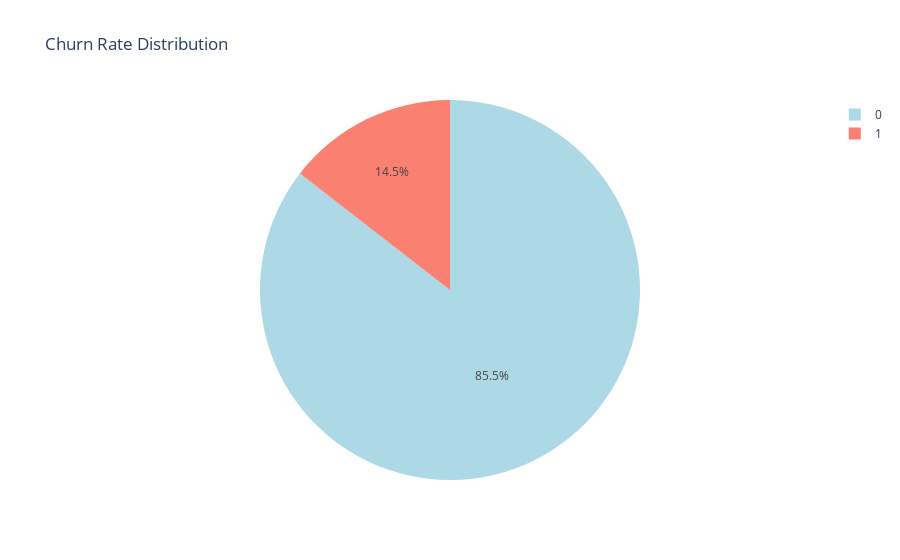
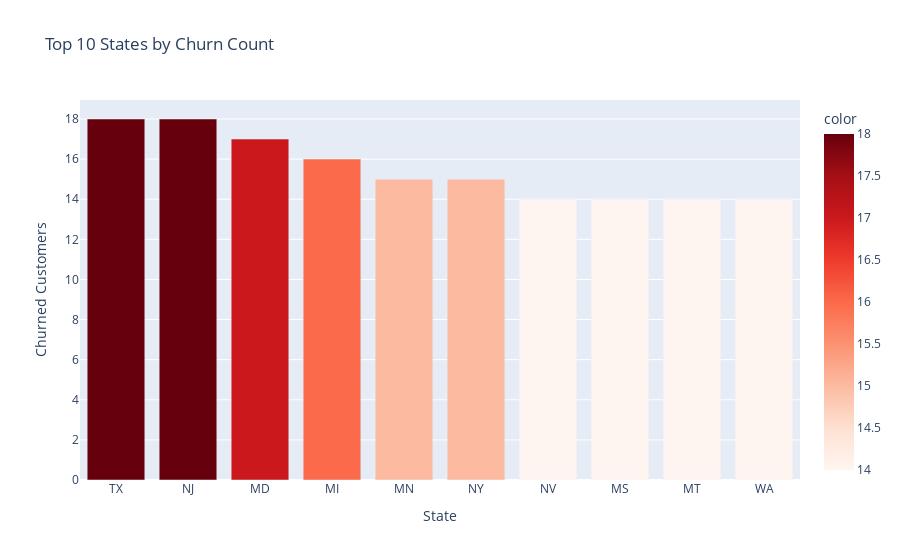
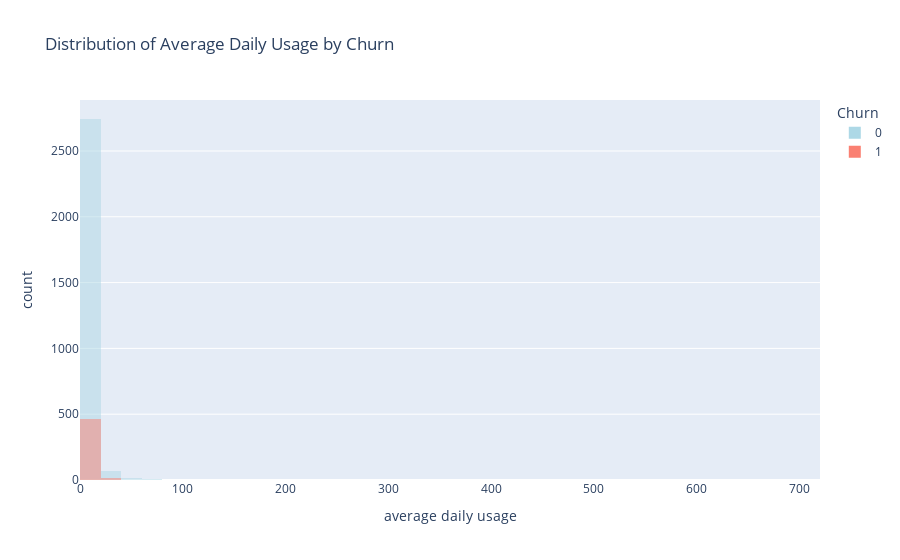
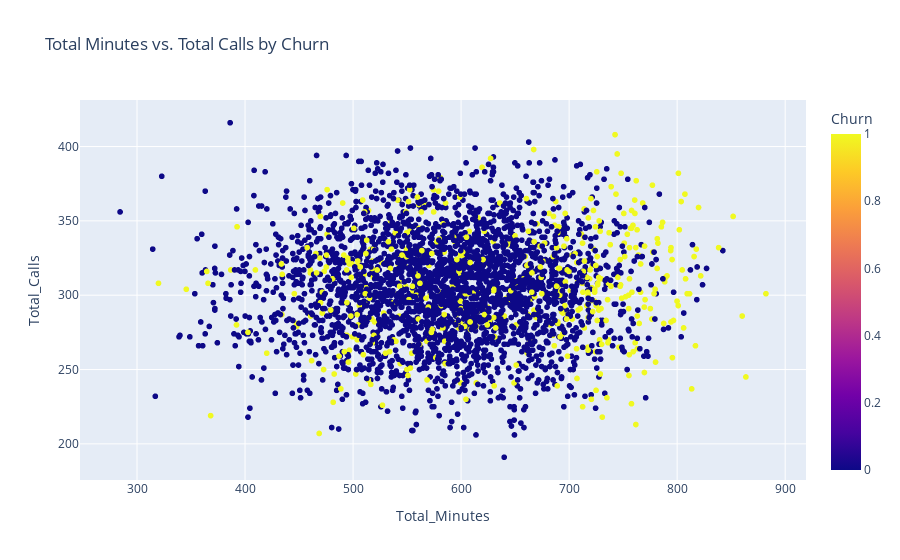

Notebook cell for these charts, in order:
### Markdown cell above
# -------------------------------------
# 3.1.visualizations
# -------------------------------------

### Code cell
import os
import plotly.express as px
import plotly.graph_objects as go

# Ensure the output directory exists
output_dir = "../visualizations/interactive"
os.makedirs(output_dir, exist_ok=True)

# 1. Churn Rate Pie Chart
fig_pie = px.pie(df, names='Churn', title='Churn Rate Distribution', color='Churn',
                 color_discrete_map={False: 'lightblue', True: 'salmon'})
fig_pie.write_html(os.path.join(output_dir, "churn_rate_pie.html"))
fig_pie.show()

# 2. Churn by State (Top 10 states with most churn)
state_cols = [col for col in df.columns if col.startswith('State_')]
df_states = df[state_cols + ['Churn']].copy()
df_states['State'] = df_states[state_cols].idxmax(axis=1).str.replace('State_', '')
churn_by_state = df_states[df_states['Churn'] == True]['State'].value_counts().nlargest(10)
fig_bar = px.bar(churn_by_state, x=churn_by_state.index, y=churn_by_state.values,
                 labels={'x': 'State', 'y': 'Churned Customers'},
                 title='Top 10 States by Churn Count', 
                 color=churn_by_state.values, 
                 color_continuous_scale='Reds')
fig_bar.write_html(os.path.join(output_dir, "top10_states_churn.html"))
fig_bar.show()

# 3. Distribution of Average Daily Usage by Churn
fig_hist = px.histogram(df, x='average daily usage', color='Churn', nbins=40, barmode='overlay',
                        title='Distribution of Average Daily Usage by Churn',
                        color_discrete_map={False: 'lightblue', True: 'salmon'})
fig_hist.write_html(os.path.join(output_dir, "avg_daily_usage_by_churn.html"))
fig_hist.show()

# 4. Scatter Plot: Total Minutes vs. Total Calls colored by Churn
fig_scatter = px.scatter(df, x='Total_Minutes', y='Total_Calls', color='Churn',
                         title='Total Minutes vs. Total Calls by Churn',
                         color_discrete_map={False: 'lightblue', True: 'salmon'},
                         hover_data=['Customer tenure'])
fig_scatter.write_html(os.path.join(output_dir, "minutes_vs_calls_by_churn.html"))
fig_scatter.show()

# 5. Box Plot: Customer Tenure by Churn
fig_box = px.box(df, x='Churn', y='Customer tenure', color='Churn',
                 title='Customer Tenure by Churn',
                 color_discrete_map={False: 'lightblue', True: 'salmon'})
fig_box.write_html(os.path.join(output_dir, "tenure_by_churn.html"))
fig_box.show()

### Figure 1 — Plotly figure (JSON) as saved in the notebook; plotly's stock layout.template omitted (floating-point values rounded to 4 significant figures; data arrays with more than 128 entries replaced by an {"elided": "..."} marker saying what was removed)
{"data": [{"customdata": {"elided": "3333x1 int values"}, "domain": {"x": [0, 1], "y": [0, 1]}, "hovertemplate": "Churn=%{customdata[0]}<extra></extra>", "labels": {"elided": "3333 int values"}, "legendgroup": "", "marker": {"colors": {"elided": "3333 str values"}}, "name": "", "showlegend": true, "type": "pie"}], "layout": {"legend": {"tracegroupgap": 0}, "title": {"text": "Churn Rate Distribution"}}}

### Figure 2 — Plotly figure (JSON) as saved in the notebook; plotly's stock layout.template omitted (floating-point values rounded to 4 significant figures)
{"data": [{"alignmentgroup": "True", "hovertemplate": "State=%{x}<br>Churned Customers=%{y}<br>color=%{marker.color}<extra></extra>", "legendgroup": "", "marker": {"color": [18, 18, 17, 16, 15, 15, 14, 14, 14, 14], "coloraxis": "coloraxis", "pattern": {"shape": ""}}, "name": "", "offsetgroup": "", "orientation": "v", "showlegend": false, "textposition": "auto", "type": "bar", "x": ["TX", "NJ", "MD", "MI", "MN", "NY", "NV", "MS", "MT", "WA"], "xaxis": "x", "y": [18, 18, 17, 16, 15, 15, 14, 14, 14, 14], "yaxis": "y"}], "layout": {"barmode": "relative", "coloraxis": {"colorbar": {"title": {"text": "color"}}, "colorscale": [[0, "rgb(255,245,240)"], [0.125, "rgb(254,224,210)"], [0.25, "rgb(252,187,161)"], [0.375, "rgb(252,146,114)"], [0.5, "rgb(251,106,74)"], [0.625, "rgb(239,59,44)"], [0.75, "rgb(203,24,29)"], [0.875, "rgb(165,15,21)"], [1, "rgb(103,0,13)"]]}, "legend": {"tracegroupgap": 0}, "title": {"text": "Top 10 States by Churn Count"}, "xaxis": {"anchor": "y", "domain": [0, 1], "title": {"text": "State"}}, "yaxis": {"anchor": "x", "domain": [0, 1], "title": {"text": "Churned Customers"}}}}

### Figure 3 — Plotly figure (JSON) as saved in the notebook; plotly's stock layout.template omitted (floating-point values rounded to 4 significant figures; data arrays with more than 128 entries replaced by an {"elided": "..."} marker saying what was removed)
{"data": [{"alignmentgroup": "True", "bingroup": "x", "hovertemplate": "Churn=0<br>average daily usage=%{x}<br>count=%{y}<extra></extra>", "legendgroup": "0", "marker": {"color": "lightblue", "opacity": 0.5, "pattern": {"shape": ""}}, "name": "0", "nbinsx": 40, "offsetgroup": "0", "orientation": "v", "showlegend": true, "type": "histogram", "x": {"elided": "2850 float values"}, "xaxis": "x", "yaxis": "y"}, {"alignmentgroup": "True", "bingroup": "x", "hovertemplate": "Churn=1<br>average daily usage=%{x}<br>count=%{y}<extra></extra>", "legendgroup": "1", "marker": {"color": "salmon", "opacity": 0.5, "pattern": {"shape": ""}}, "name": "1", "nbinsx": 40, "offsetgroup": "1", "orientation": "v", "showlegend": true, "type": "histogram", "x": {"elided": "483 float values"}, "xaxis": "x", "yaxis": "y"}], "layout": {"barmode": "overlay", "legend": {"title": {"text": "Churn"}, "tracegroupgap": 0}, "title": {"text": "Distribution of Average Daily Usage by Churn"}, "xaxis": {"anchor": "y", "domain": [0, 1], "title": {"text": "average daily usage"}}, "yaxis": {"anchor": "x", "domain": [0, 1], "title": {"text": "count"}}}}

### Figure 4 — Plotly figure (JSON) as saved in the notebook; plotly's stock layout.template omitted (floating-point values rounded to 4 significant figures; data arrays with more than 128 entries replaced by an {"elided": "..."} marker saying what was removed)
{"data": [{"customdata": {"elided": "3333x1 float values"}, "hovertemplate": "Total_Minutes=%{x}<br>Total_Calls=%{y}<br>Customer tenure=%{customdata[0]}<br>Churn=%{marker.color}<extra></extra>", "legendgroup": "", "marker": {"color": {"elided": "3333 int values"}, "coloraxis": "coloraxis", "symbol": "circle"}, "mode": "markers", "name": "", "showlegend": false, "type": "scattergl", "x": {"elided": "3333 float values"}, "xaxis": "x", "y": {"elided": "3333 int values"}, "yaxis": "y"}], "layout": {"coloraxis": {"colorbar": {"title": {"text": "Churn"}}, "colorscale": [[0, "#0d0887"], [0.1111, "#46039f"], [0.2222, "#7201a8"], [0.3333, "#9c179e"], [0.4444, "#bd3786"], [0.5556, "#d8576b"], [0.6667, "#ed7953"], [0.7778, "#fb9f3a"], [0.8889, "#fdca26"], [1, "#f0f921"]]}, "legend": {"tracegroupgap": 0}, "title": {"text": "Total Minutes vs. Total Calls by Churn"}, "xaxis": {"anchor": "y", "domain": [0, 1], "title": {"text": "Total_Minutes"}}, "yaxis": {"anchor": "x", "domain": [0, 1], "title": {"text": "Total_Calls"}}}}
